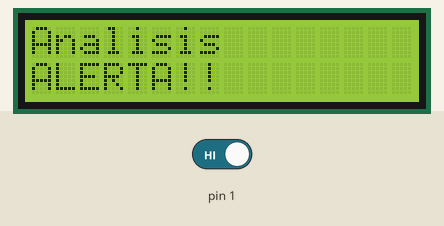
A sketch run on a simulated Arduino Uno, built with avr-gcc and run on an emulated ATmega328P. On the bench: 16×2 character LCD. The test bench sets the inputs (shaded band); at power-on: pin 1 HIGH.

Above: at 1.2 s.
1.3 s: pin 1 driven LOW
At 1.9 s:
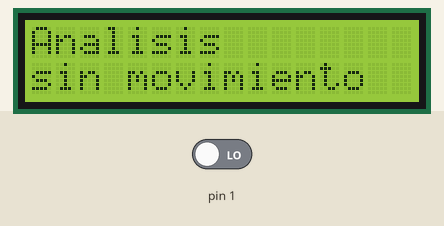
3.5 s: pin 1 driven HIGH
At 4.0 s:
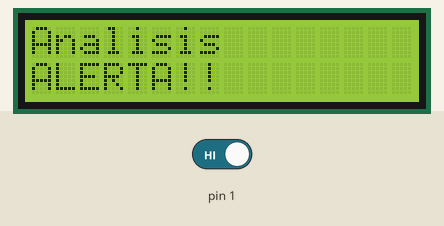
Timing chart, 0 to 6.5 s (numbered marks = the images above; inputs shaded):
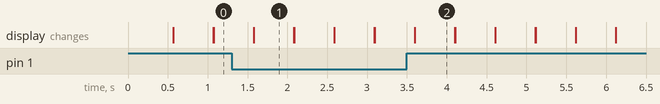

The sketch:

Sensor_Movimiento_F.ino
```cpp
#include <LiquidCrystal.h>
LiquidCrystal lcd (13, 12, 11, 10, 9, 8);
void setup() {
  // put your setup code here, to run once:
  lcd.begin(16, 2);
}

void loop() {
  // put your main code here, to run repeatedly:
  int pirState=digitalRead(1);
  lcd.setCursor(0,0);
  lcd.print("Analisis");
  if (pirState == LOW){
    lcd.setCursor(0,1);
    lcd.print("sin movimiento");
    delay(500);
    lcd.clear();
  }
  else if (pirState == HIGH){
    lcd.setCursor(0,1);
    lcd.print("ALERTA!!");
    delay(500);
    lcd.clear();
  }
}
//C:\\Users\\ADMINI~1\\AppData\\Local\\Temp\\arduino_build_158424/SensorMovimiento.ino.hex
```

Measured:
- after the input at 1.3 s, the display: first differs from a run without the input after 0.28 s (image 1)
- after the input at 3.5 s, the display: first differs from a run without the input after 0.10 s (image 2)
- what the display in image 1 shows lasts 0.5 s, from 1.6 s to 2.1 s
